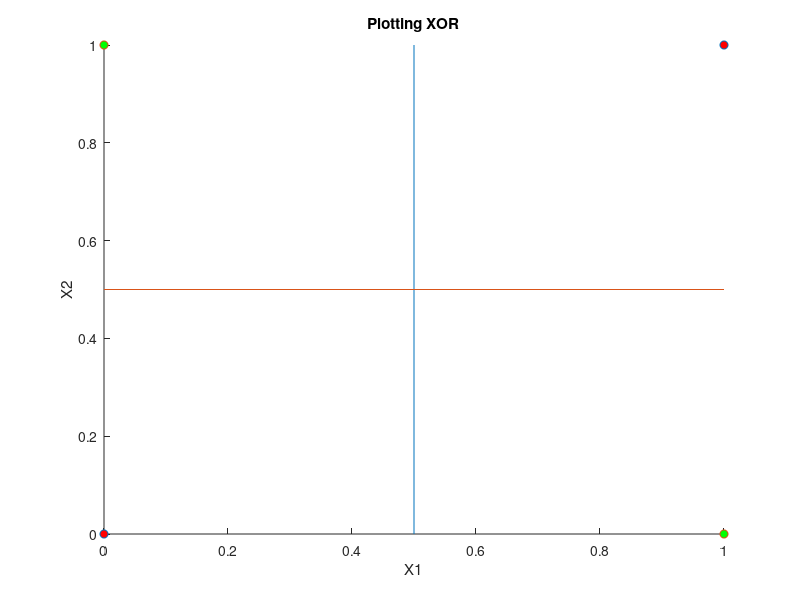

MATLAB code to generate this figure:
figure('name','Plotting XOR');
axis([0 1 0 1]);
xlabel('X1');
ylabel('X2');
title('Plotting XOR');
hold on;
scatter([0 1],[0 1], 'MarkerFaceColor', 'r');
scatter([1 0],[0 1], 'MarkerFaceColor', 'g');
plot([0.5 0.5], [0 1]);
plot([0 1], [0.5 0.5]);
hold off;

